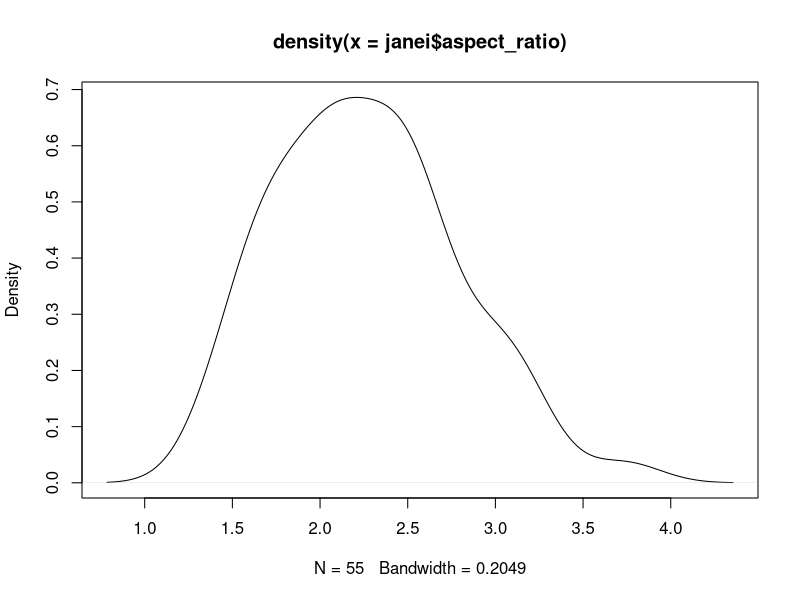

The R source for this figure: (Note: this script raises an error after producing the figure.)
### Tratando a planilha ###

janei<-readxl::read_xlsx("jan.xlsx")

colnames(janei)[colnames(janei) %in% c("FALSE...1", "abertura da nadadeira", "FALSE...3", "aspect ratio", "FALSE...5")] <- c("sp", "abert_nad", "area_nad", "aspect_ratio", "length")

janei<- na.exclude(janei)

janei$classe<-factor(janei$classe)

janei$relcautam <- as.numeric(gsub(",", ".", janei$relcautam))
janei$area_nad<- as.numeric(gsub(",", ".", janei$area_nad))
janei$aspect_ratio<- as.numeric(gsub(",", ".", janei$aspect_ratio))
janei$length<- as.numeric(gsub(",", ".", janei$length))
janei$abert_nad<- as.numeric(gsub(",", ".", janei$abert_nad))


### Análises exploratórias ###

plot(density(janei$aspect_ratio))# Não me parece precisar de normalização

ggplot(janei, aes(x=classe,y=resid))+
  geom_boxplot()+
  theme_classic() 

### Tirando o efeito do tamanho sobre aspect_ratio ###

# Passo 1: Ajustar uma regressão linear

modelo <- lm(aspect_ratio ~ length, data = janei)

summary(modelo)

ggplot(janei, aes(x=length,y=resid))+ 
  geom_jitter(width=0.5, alpha=1, color="azure4")+
  geom_smooth(method="lm",se=F,linewidth=1.2,color="black")+
  xlab("Comprimento padrão (cm)")+ ylab("Aspect ratio da nadadeira caudal")+
  theme(legend.title = element_blank())+theme_classic()+
  theme(axis.title.y = element_text(margin = margin(t = 0, r = 20, b = 0, l = 0),size = 25), 
        axis.title.x = element_text(margin = margin(t = 20, r = 0, b = 0, l = 0),size = 25), 
        panel.grid.major = element_line(colour="white"), 
        panel.grid.minor = element_line(colour="white"), 
        axis.text.y = element_text(size = 25, colour = "black", margin = margin(t = 20, r = 0, b = 0, l = 0)), 
        axis.text.x = element_text(size = 25, colour = "black", margin = margin(t = 20, r = 0, b = 0, l = 0)), 
        strip.text.y = element_text(size = 15),
        legend.title = element_blank(),
        legend.text = element_text(size=15))+
  scale_x_continuous(breaks = c(1,3,5,7,9,11,13,15))

# Passo 2: Obter os resíduos (que representam o aspect ratio ajustado, sem o efeito de tamanho)
resid <- residuals(modelo)

# Passo 3: Adicionar os resíduos ao dataframe (opcional, mas útil para manter o dataframe organizado)
janei$resid <- resid

# Definindo K ótimo

janeinum<- subset(janei, select = c(resid))

# NbClust - aplica 30 índices diferentes e compara seus resultados

result2 <- NbClust(janeinum, min.nc = 2, max.nc = 10, method = "ward.D2")
print(result$Best.nc)
warnings()

# Calcular a matriz de distâncias (aqui, estamos usando a distância euclidiana)
dist_matrix <- dist(janeinum)

# Realizar o clustering hierárquico (método de ligação completa, mas você pode escolher outros métodos como "single", "average", etc.)
hc <- hclust(dist_matrix, method = "ward.D2")

# Plotar o dendrograma com os clusters
plot(hc, main = paste("Dendrograma com", 4, "Clusters"),
     xlab = "Observações", ylab = "Distância Euclidiana")

# Adicionar linhas verticais para mostrar os clusters
rect.hclust(hc, k = 4, border = "red")

# Cortar o dendrograma em clusters
clusters <- cutree(hc, k = 4)

# Adicionar o cluster resultante aos dados filtrados para análise adicional
janei$Cluster <- clusters

janei$Cluster<-factor(janei$Cluster)

anova<-aov(resid~Cluster, data = janei)

tukey_result <- TukeyHSD(anova)

print(tukey_result)

### set up a one-way ANOVA
anova<-aov(resid~Cluster, data = janei)
### specify all pair-wise comparisons among levels of variable "tension"
tuk <- glht(anova, linfct = mcp(Cluster = "Tukey"))
### p-values
pvalues <- adjusted()(tuk)$pvalues
### get confidence intervals
ci.glht <- confint(tuk)
### plot them
plot(ci.glht, col = ifelse(pvalues < 0.05, "red", "black"), 
     xlab = "Difference in mean levels")

# Média de resid por cluster

media_aspect_por_cluster <- aggregate(aspect_ratio ~ Cluster, data = janei, FUN = mean)

print(media_aspect_por_cluster)

# Plot pizza porcentagem cluster

df_clusters <- as.data.frame(table(janei$Cluster))
names(df_clusters) <- c("cluster", "count")

df_clusters$percentage <- round(100 * df_clusters$count / sum(df_clusters$count), 1)

# Passo 2: Criar o gráfico de pizza usando ggplot2
ggplot(df_clusters, aes(x = "", y = percentage, fill = factor(cluster))) +
  geom_bar(width = 1, stat = "identity") +
  coord_polar("y", start = 0) +
  theme_void() + 
  geom_text(aes(label = paste0(percentage, "%")), 
            position = position_stack(vjust = 0.5)) +
  labs(fill = "Cluster", title = "Porcentagem de Cada Cluster")

# Boxplot

ggplot(janei, aes(x=Cluster, y=aspect_ratio))+
  geom_boxplot()+
  xlab("Clusters")+ ylab("Aspect ratio")+
  theme(legend.title = element_blank())+theme_classic()+
  theme(axis.title.y = element_text(margin = margin(t = 0, r = 20, b = 0, l = 0),size = 25), 
        axis.title.x = element_text(margin = margin(t = 20, r = 0, b = 0, l = 0),size = 25), 
        panel.grid.major = element_line(colour="white"), 
        panel.grid.minor = element_line(colour="white"), 
        axis.text.y = element_text(size = 25, colour = "black", margin = margin(t = 20, r = 0, b = 0, l = 0)), 
        axis.text.x = element_text(size = 25, colour = "black", margin = margin(t = 20, r = 0, b = 0, l = 0)), 
        strip.text.y = element_text(size = 15),
        legend.title = element_blank(),
        legend.text = element_text(size=15))

